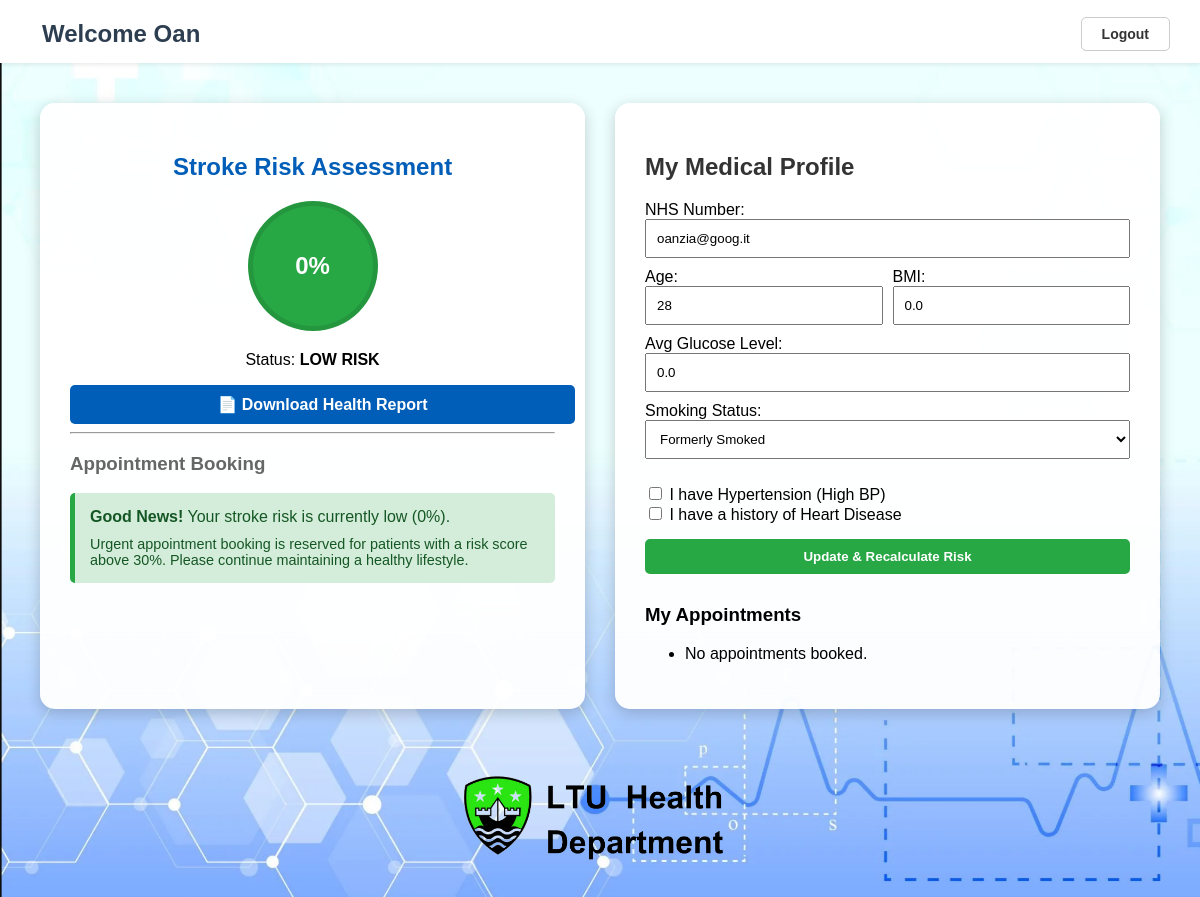
The app's page /patient-dashboard (signed in) with its own data.
### tables this page shows
CREATE TABLE patients (
            id INTEGER PRIMARY KEY AUTOINCREMENT,
            fullname TEXT NOT NULL,
            email TEXT UNIQUE NOT NULL,
            nhs_number TEXT,
            password_hash TEXT NOT NULL,
            role TEXT DEFAULT 'patient',

            -- Medical Data for Risk Calculation
            age INTEGER DEFAULT 0,
            gender TEXT DEFAULT 'Other',
            hypertension INTEGER DEFAULT 0,
            heart_disease INTEGER DEFAULT 0,
            avg_glucose_level REAL DEFAULT 0.0,
            bmi REAL DEFAULT 0.0,
            smoking_status TEXT DEFAULT 'Unknown',
            stroke_risk_score INTEGER DEFAULT 0
        );

### app.py (the view)
@app.route('/patient-dashboard')
def dashboard():
    if session.get('role') != 'patient': return redirect(url_for('login_page'))
    conn = get_db()
    user = conn.execute('SELECT * FROM patients WHERE id = ?', (session['user_id'],)).fetchone()
    doctors = conn.execute("SELECT id, fullname FROM patients WHERE role = 'doctor'").fetchall()
    try:
        apps = conn.execute(
            'SELECT a.*, d.fullname as doctor_name FROM appointments a LEFT JOIN patients d ON a.doctor_id = d.id WHERE a.patient_id = ?',
            (session['user_id'],)).fetchall()
    except:
        apps = []
    risk, advice = calculate_stroke_risk(user)
    conn.close()
    return render_template('dashboard.html', user=user, risk_score=risk, advice_list=advice, appointments=apps,
                           doctors=doctors)

### app.py (called while the page is built)
def get_db():
    conn = sqlite3.connect(DATABASE)
    conn.row_factory = sqlite3.Row
    return conn

@app.after_request
def add_security_headers(response):
    response.headers['X-Content-Type-Options'] = 'nosniff'
    response.headers['X-Frame-Options'] = 'SAMEORIGIN'
    response.headers['X-XSS-Protection'] = '1; mode=block'
    return response

### templates/dashboard.html (shortened to what this page needs)
<!DOCTYPE html>
<html lang="en">
<head>
</head>
<body>
    <header class="header-wrapper">
        <div class="welcome-container">
            <h1>Welcome {{ user['fullname'] }}</h1>
            <div class="auth-buttons"><a href="{{ url_for('logout') }}">Logout</a></div>
        </div>
    </header>
    <div class="dashboard-wrapper">
        <div class="card">
            <h2 style="color: #005eb8; text-align: center;">Stroke Risk Assessment</h2>
            <div class="risk-circle" style="background-color: {% if risk_score > 50 %}#dc3545{% elif risk_score > 20 %}#ffc107{% else %}#28a745{% endif %};">
                {{ risk_score }}%
            </div>
            <p style="text-align: center;">
                Status:
                {% if risk_score > 50 %}<strong>HIGH RISK</strong>
                {% elif risk_score > 20 %}<strong>MODERATE RISK</strong>
                {% else %}<strong>LOW RISK</strong>{% endif %}
            </p>
            <a href="{{ url_for('download_report') }}" class="btn-action btn-pdf">📄 Download Health Report</a>
            <hr>
            {% if risk_score > 30 %}
                <h3 style="color: #dc3545;">Book Urgent Appointment</h3>
                <div style="background-color: #f8d7da; color: #721c24; padding: 10px; border-radius: 5px; margin-bottom: 15px; font-size: 0.9em;">
                    <strong>Alert:</strong> Your risk score is high. Priority booking is enabled.
                </div>
                <form action="{{ url_for('book_appointment') }}" method="POST">
                    <input type="hidden" name="csrf_token" value="{{ csrf_token() }}">
                    <label>Select Doctor:</label>
                    <select name="doctor_id" class="form-control" required>
                        <option value="" disabled selected>-- Choose a Doctor --</option>
                        {% for doctor in doctors %}
                            <option value="{{ doctor['id'] }}">{{ doctor['fullname'] }}</option>
                        {% endfor %}
                    </select>
                    <label>Preferred Date:</label>
                    <input type="date" name="date" class="form-control" required>
                    <input type="text" name="reason" placeholder="Reason (e.g. High Risk Alert)" class="form-control" required>
                    <button type="submit" class="btn-action btn-book">Book Now</button>
                </form>
            {% else %}
                <h3 style="color: #666;">Appointment Booking</h3>
                <div style="background-color: #d4edda; color: #155724; padding: 15px; border-radius: 5px; border-left: 5px solid #28a745;">
                    <p style="margin: 0 0 10px 0;"><strong>Good News!</strong> Your stroke risk is currently low ({{ risk_score }}%).</p>
                    <p style="margin: 0; font-size: 0.9em;">Urgent appointment booking is reserved for patients with a risk score above 30%. Please continue maintaining a healthy lifestyle.</p>
                </div>
            {% endif %}
        </div>
        <div class="card">
            <h2 style="color: #333;">My Medical Profile</h2>
            <form action="{{ url_for('update_profile') }}" method="POST">
                <label>NHS Number:</label>
                <input type="text" name="nhs_number" value="{{ user['nhs_number'] }}" class="form-control">
                <div style="display: flex; gap: 10px;">
                    <div style="flex: 1;">
                        <label>Age:</label>
                        <input type="number" name="age" value="{{ user['age'] }}" class="form-control">
                    </div>
                    <div style="flex: 1;">
                        <label>BMI:</label>
                        <input type="number" step="0.1" name="bmi" value="{{ user['bmi'] }}" class="form-control" placeholder="e.g. 24.5">
                    </div>
                </div>
                <label>Avg Glucose Level:</label>
                <input type="number" step="0.1" name="avg_glucose_level" value="{{ user['avg_glucose_level'] }}" class="form-control" placeholder="e.g. 90.5">
                <label>Smoking Status:</label>
                <select name="smoking_status" class="form-control">
                    <option value="formerly smoked" {% if user['smoking_status'] == 'formerly smoked' %}selected{% endif %}>Formerly Smoked</option>
                </select>
                <div style="margin: 15px 0;">
                    <label style="display: block;">
                        <input type="checkbox" name="hypertension" value="1" {% if user['hypertension'] == 1 %}checked{% endif %}>
                        I have Hypertension (High BP)
                    </label>
                    <label style="display: block;">
                        <input type="checkbox" name="heart_disease" value="1" {% if user['heart_disease'] == 1 %}checked{% endif %}>
                        I have a history of Heart Disease
                    </label>
                </div>
                <button type="submit" class="btn-action btn-update">Update & Recalculate Risk</button>
            </form>
            <h3 style="margin-top: 30px;">My Appointments</h3>
            <ul>
                {% for apt in appointments %}
                    <li>
                        {{ apt['appointment_date'] }} with <strong>{{ apt['doctor_name'] or 'Unknown Doctor' }}</strong>
                        <br>
                        <span style="font-size: 0.9em; color: {% if apt['status'] == 'Approved' %}green{% elif apt['status'] == 'Neglected' %}red{% else %}orange{% endif %};">
                            Status: {{ apt['status'] }}
                        </span>
                    </li>
                {% else %}
                    <li>No appointments booked.</li>
                {% endfor %}
            </ul>
        </div>
    </div>
    <div class="bottom-compartment">
        <img src="{{ url_for('static', filename='image_1.png') }}" width="300">
    </div>
</body>
</html>

### records on screen
patients: fullname "Oan", nhs_number "oanzia@goog.it", age "28", bmi "0.0", avg_glucose_level "0.0", smoking_status "Formerly Smoked"

### other values on screen
{{ risk_score }} "0"
